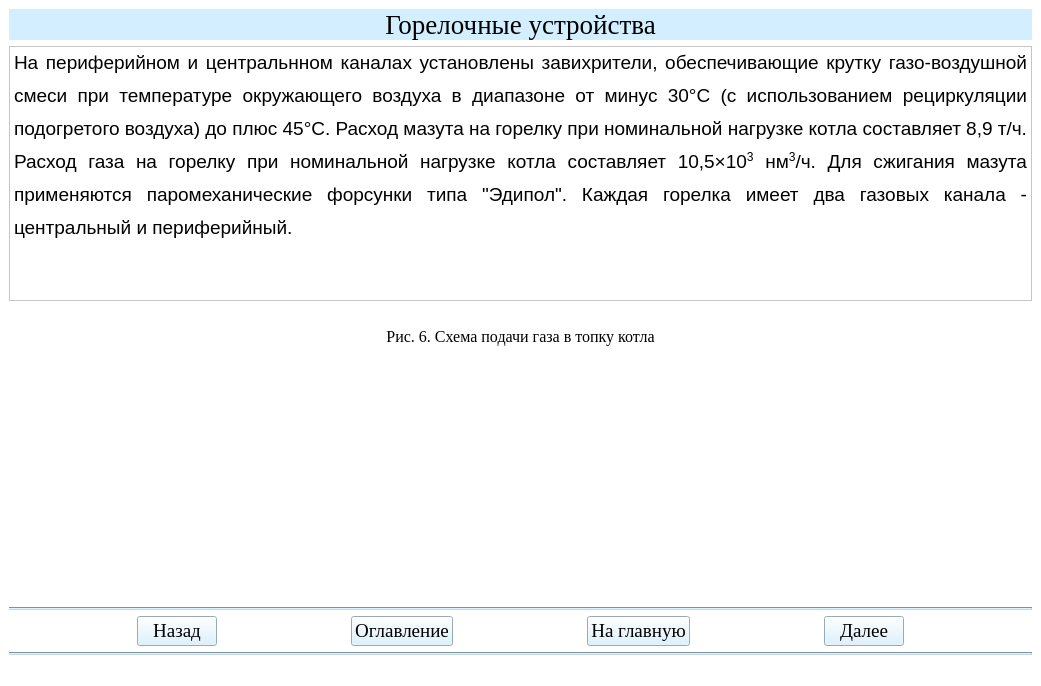
<?xml version="1.0" encoding="UTF-8"?>
<ui version="4.0">
 <class>Teoria8Window</class>
 <widget class="QMainWindow" name="Teoria8Window">
  <property name="geometry">
   <rect>
    <x>0</x>
    <y>0</y>
    <width>1041</width>
    <height>686</height>
   </rect>
  </property>
  <property name="windowTitle">
   <string>АУК</string>
  </property>
  <property name="styleSheet">
   <string notr="true">background-color: rgb(255, 255, 255);</string>
  </property>
  <widget class="QWidget" name="centralwidget">
   <layout class="QGridLayout" name="gridLayout">
    <item row="12" column="0">
     <widget class="Line" name="line_2">
      <property name="styleSheet">
       <string notr="true">background-color: rgb(191, 216, 230);</string>
      </property>
      <property name="orientation">
       <enum>Qt::Horizontal</enum>
      </property>
     </widget>
    </item>
    <item row="1" column="0">
     <widget class="QLabel" name="label_6">
      <property name="font">
       <font>
        <family>Times New Roman</family>
        <pointsize>20</pointsize>
       </font>
      </property>
      <property name="styleSheet">
       <string notr="true">background-color: rgb(211, 239, 255);</string>
      </property>
      <property name="text">
       <string>Горелочные устройства</string>
      </property>
      <property name="alignment">
       <set>Qt::AlignCenter</set>
      </property>
     </widget>
    </item>
    <item row="3" column="0">
     <widget class="QTextBrowser" name="textBrowser_2">
      <property name="html">
       <string>&lt;!DOCTYPE HTML PUBLIC &quot;-//W3C//DTD HTML 4.0//EN&quot; &quot;http://www.w3.org/TR/REC-html40/strict.dtd&quot;&gt;
&lt;html&gt;&lt;head&gt;&lt;meta name=&quot;qrichtext&quot; content=&quot;1&quot; /&gt;&lt;style type=&quot;text/css&quot;&gt;
p, li { white-space: pre-wrap; }
&lt;/style&gt;&lt;/head&gt;&lt;body style=&quot; font-family:'MS Shell Dlg 2'; font-size:8.25pt; font-weight:400; font-style:normal;&quot;&gt;
&lt;p align=&quot;justify&quot; style=&quot; margin-top:12px; margin-bottom:0px; margin-left:0px; margin-right:0px; -qt-block-indent:0; text-indent:0px; line-height:150%;&quot;&gt;&lt;span style=&quot; font-family:'Times New Roman,serif'; font-size:14pt;&quot;&gt;На периферийном и центральнном каналах установлены завихрители, обеспечивающие крутку газо-воздушной смеси при температуре окружающего воздуха в диапазоне от минус 30°С (с использованием рециркуляции подогретого воздуха) до плюс 45°С. Расход мазута на горелку при номинальной нагрузке котла составляет 8,9 т/ч. Расход газа на горелку при номинальной нагрузке котла составляет 10,5&lt;/span&gt;&lt;span style=&quot; font-family:'Symbol'; font-size:14pt;&quot;&gt;×&lt;/span&gt;&lt;span style=&quot; font-family:'Times New Roman,serif'; font-size:14pt;&quot;&gt;10&lt;/span&gt;&lt;span style=&quot; font-family:'Times New Roman,serif'; font-size:14pt; vertical-align:super;&quot;&gt;3&lt;/span&gt;&lt;span style=&quot; font-family:'Times New Roman,serif'; font-size:14pt;&quot;&gt; нм&lt;/span&gt;&lt;span style=&quot; font-family:'Times New Roman,serif'; font-size:14pt; vertical-align:super;&quot;&gt;3&lt;/span&gt;&lt;span style=&quot; font-family:'Times New Roman,serif'; font-size:14pt;&quot;&gt;/ч. Для сжигания мазута применяются паромеханические форсунки типа &amp;quot;Эдипол&amp;quot;. Каждая горелка имеет два газовых канала - центральный и периферийный.&lt;/span&gt;&lt;span style=&quot; font-size:8pt;&quot;&gt; &lt;/span&gt;&lt;/p&gt;&lt;/body&gt;&lt;/html&gt;</string>
      </property>
     </widget>
    </item>
    <item row="11" column="0">
     <layout class="QHBoxLayout" name="horizontalLayout">
      <item>
       <spacer name="horizontalSpacer_2">
        <property name="orientation">
         <enum>Qt::Horizontal</enum>
        </property>
        <property name="sizeHint" stdset="0">
         <size>
          <width>40</width>
          <height>20</height>
         </size>
        </property>
       </spacer>
      </item>
      <item>
       <widget class="QPushButton" name="btn_return8">
        <property name="sizePolicy">
         <sizepolicy hsizetype="Minimum" vsizetype="Fixed">
          <horstretch>0</horstretch>
          <verstretch>0</verstretch>
         </sizepolicy>
        </property>
        <property name="font">
         <font>
          <family>Times New Roman</family>
          <pointsize>14</pointsize>
          <weight>50</weight>
          <bold>false</bold>
         </font>
        </property>
        <property name="styleSheet">
         <string notr="true">background-color: rgb(211, 239, 255);
color: rgb(0, 0, 0);</string>
        </property>
        <property name="text">
         <string>Назад</string>
        </property>
       </widget>
      </item>
      <item>
       <spacer name="horizontalSpacer_5">
        <property name="orientation">
         <enum>Qt::Horizontal</enum>
        </property>
        <property name="sizeHint" stdset="0">
         <size>
          <width>40</width>
          <height>20</height>
         </size>
        </property>
       </spacer>
      </item>
      <item>
       <widget class="QPushButton" name="btn_oglavlenie8">
        <property name="font">
         <font>
          <family>Times New Roman</family>
          <pointsize>14</pointsize>
         </font>
        </property>
        <property name="styleSheet">
         <string notr="true">background-color: rgb(211, 239, 255);
color: rgb(0, 0, 0);</string>
        </property>
        <property name="text">
         <string>Оглавление</string>
        </property>
       </widget>
      </item>
      <item>
       <spacer name="horizontalSpacer">
        <property name="orientation">
         <enum>Qt::Horizontal</enum>
        </property>
        <property name="sizeHint" stdset="0">
         <size>
          <width>40</width>
          <height>20</height>
         </size>
        </property>
       </spacer>
      </item>
      <item>
       <widget class="QPushButton" name="btn_glavnaya8">
        <property name="font">
         <font>
          <family>Times New Roman</family>
          <pointsize>14</pointsize>
          <weight>50</weight>
          <bold>false</bold>
         </font>
        </property>
        <property name="styleSheet">
         <string notr="true">background-color: rgb(211, 239, 255);
color: rgb(0, 0, 0);</string>
        </property>
        <property name="text">
         <string>На главную</string>
        </property>
       </widget>
      </item>
      <item>
       <spacer name="horizontalSpacer_3">
        <property name="orientation">
         <enum>Qt::Horizontal</enum>
        </property>
        <property name="sizeHint" stdset="0">
         <size>
          <width>40</width>
          <height>20</height>
         </size>
        </property>
       </spacer>
      </item>
      <item>
       <widget class="QPushButton" name="btn_dalee8">
        <property name="font">
         <font>
          <family>Times New Roman</family>
          <pointsize>14</pointsize>
          <weight>50</weight>
          <bold>false</bold>
         </font>
        </property>
        <property name="styleSheet">
         <string notr="true">background-color: rgb(211, 239, 255);
color: rgb(0, 0, 0);</string>
        </property>
        <property name="text">
         <string>Далее</string>
        </property>
       </widget>
      </item>
      <item>
       <spacer name="horizontalSpacer_4">
        <property name="orientation">
         <enum>Qt::Horizontal</enum>
        </property>
        <property name="sizeHint" stdset="0">
         <size>
          <width>40</width>
          <height>20</height>
         </size>
        </property>
       </spacer>
      </item>
     </layout>
    </item>
    <item row="10" column="0">
     <widget class="Line" name="line">
      <property name="styleSheet">
       <string notr="true">background-color: rgb(191, 216, 230);</string>
      </property>
      <property name="orientation">
       <enum>Qt::Horizontal</enum>
      </property>
     </widget>
    </item>
    <item row="5" column="0">
     <widget class="QLabel" name="label_2">
      <property name="text">
       <string/>
      </property>
      <property name="pixmap">
       <pixmap>рис6.png</pixmap>
      </property>
      <property name="alignment">
       <set>Qt::AlignCenter</set>
      </property>
     </widget>
    </item>
    <item row="6" column="0">
     <widget class="QLabel" name="label">
      <property name="font">
       <font>
        <family>Times New Roman</family>
        <pointsize>12</pointsize>
       </font>
      </property>
      <property name="text">
       <string>Рис. 6. Схема подачи газа в топку котла</string>
      </property>
      <property name="alignment">
       <set>Qt::AlignCenter</set>
      </property>
     </widget>
    </item>
    <item row="7" column="0">
     <spacer name="verticalSpacer">
      <property name="orientation">
       <enum>Qt::Vertical</enum>
      </property>
      <property name="sizeHint" stdset="0">
       <size>
        <width>20</width>
        <height>40</height>
       </size>
      </property>
     </spacer>
    </item>
   </layout>
  </widget>
  <widget class="QStatusBar" name="statusbar"/>
 </widget>
 <resources/>
 <connections/>
</ui>
